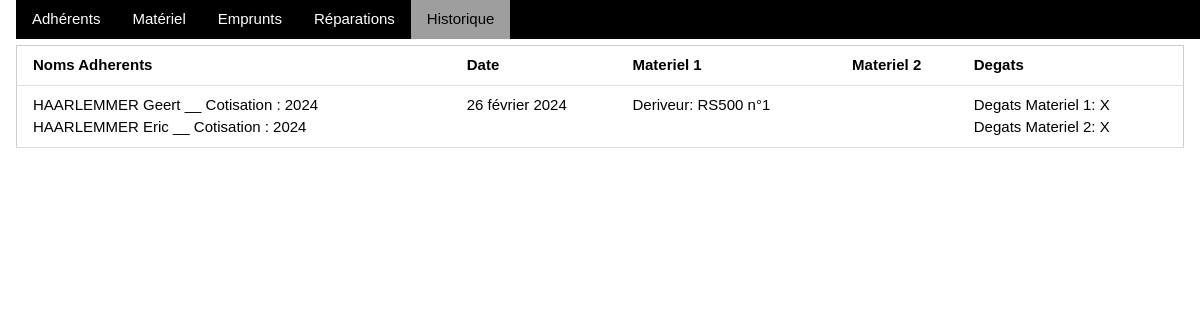
Page /historique/ on the earlier database version.
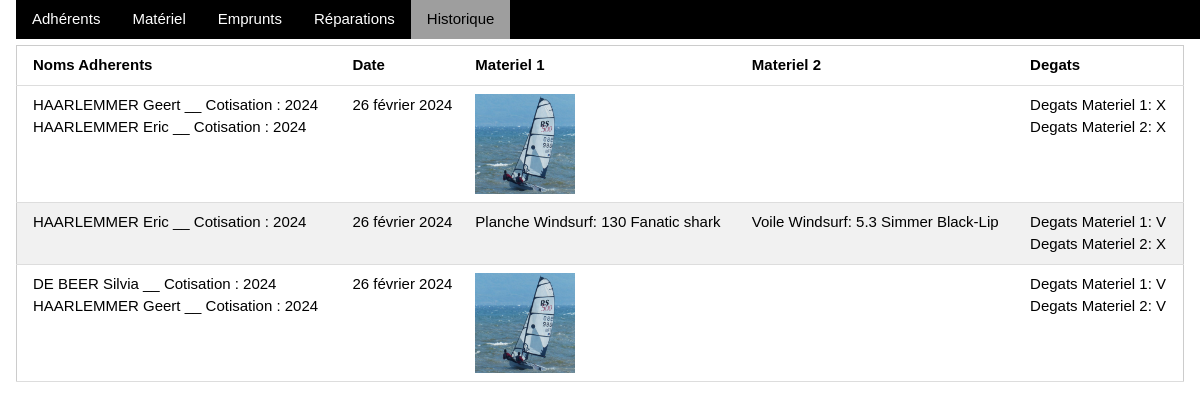
Same page on the later database version.
### gestion/models.py (models this page shows, shortened)
class Emprunt(models.Model):
    adherent1 = models.ForeignKey(Adherent, on_delete=models.DO_NOTHING, related_name='adherent1')
    adherent2 = models.ForeignKey(Adherent, on_delete=models.DO_NOTHING, related_name='adherent2', blank=True, null=True)
    gear1 = models.ForeignKey(Gear, on_delete=models.DO_NOTHING, related_name='gear1', default=None)
    gear2 = models.ForeignKey(Gear, on_delete=models.DO_NOTHING, related_name='gear2', default=None, blank=True, null=True)
    startTime = models.DateTimeField(default=timezone.now, blank=False, null=False)
    returnTime = models.DateTimeField(default=None, blank=True, null=True)
    gear1IsDamaged = models.BooleanField(default=False)
    gear2IsDamaged = models.BooleanField(default=False)
    class Meta:
        verbose_name = 'Emprunt'

class Adherent(models.Model):
    name = models.CharField(max_length=64, unique=True)
    adhesion = models.IntegerField()
    def __str__(self):
        return self.name + " __ Cotisation : " + str(self.adhesion)
    class Meta:
        verbose_name = 'Adherent'

class Gear(models.Model):
    name = models.CharField(max_length=64, unique=True)
    category = models.ForeignKey(GearCat, on_delete=models.DO_NOTHING, null=False)
    toRepair = models.BooleanField(default=False)
    photo = models.ImageField(upload_to='photos/', null=True, blank=True)
    class Meta:
        verbose_name = 'Materiel'

class GearCat(models.Model):
    name = models.CharField(max_length=64, unique=True)
    class Meta:
        verbose_name = "Categorie Materiel"

### gestion/views.py (the view)
# urls.py: path('historique/', views.history, name='historique'),
def history(request): # TODO: sorting and filtering
    context = {"emprunts": Emprunt.objects.filter(returnTime__isnull=False).filter(startTime__year=timezone.now().year).order_by('returnTime'),
               "pageName": "historique",
               }
    return render(request, "gestion/historique.html", context)

### gestion/templates/gestion/historique.html (shortened to what this page needs)
{% include "gestion/head.html" %}
        <table class="table-sortable w3-table-all w3-hoverable">
            <thead>
            <tr>
                <th data-sort="string">Noms Adherents</th>
                <th data-sort="string">Date</th>
                <th data-sort="string">Materiel 1</th>
                <th data-sort="string">Materiel 2</th>
                <th data-sort="string">Degats</th>
            </tr>
            </thead>
            <tbody>
            {% for e in emprunts %}
            <tr>
                <td>{{ e.adherent1 }}<br>{% if e.adherent2 %}{{ e.adherent2 }} {% endif %}</td>
                <td>{{ e.startTime.date }}</td>
                <td>
                {% if e.gear1 %}
                    {% if e.gear1.photo %}
                        <img src="{{ e.gear1.photo.url }}" alt="" width="100" height="100">
                    {% else %}
                        {{ e.gear1.category.name }}: {{ e.gear1.name }}
                    {% endif %}
                {% endif %}
                </td>
                <td>
                {% if e.gear2 %}
                    {% if e.gear2.photo %}
                        <img src="{{ e.gear2.photo.url }}" alt="" width="100" height="100">
                    {% else %}
                        {{ e.gear2.category.name }}: {{ e.gear2.name }}
                    {% endif %}
                {% endif %}
                </td>
                <td>
                    Degats Materiel 1:
                    {% if e.gear1IsDamaged %}
                    	V
                    {% else %}
                        X
                    {% endif %}
                    <br> Degats Materiel 2:
                    {% if e.gear2IsDamaged %}
                    	V
                    {% else %}
                        X
                    {% endif %}
                </td>
            </tr>
        {% endfor %}
        </tbody>
        </table>
    </div>
</body>

Differences in the rows shown:
changed through a linked row, Emprunt (number 1 of 3 on the later page): gear1.photo: picture added; gear1.category.name "Deriveur" → (not shown); gear1.name "RS500 n°1" → (not shown)
added Emprunt: adherent1 "HAARLEMMER Eric __ Cotisation : 2024", startTime "26 février 2024", gear1.category.name "Planche Windsurf", gear1.name "130 Fanatic shark", gear2.category.name "Voile Windsurf", gear2.name "5.3 Simmer Black-Lip", gear1IsDamaged "V", gear2IsDamaged "X"
added Emprunt: adherent1 "DE BEER Silvia __ Cotisation : 2024", adherent2 "HAARLEMMER Geert __ Cotisation : 2024", startTime "26 février 2024", gear1.photo (picture), gear1IsDamaged "V", gear2IsDamaged "V"
